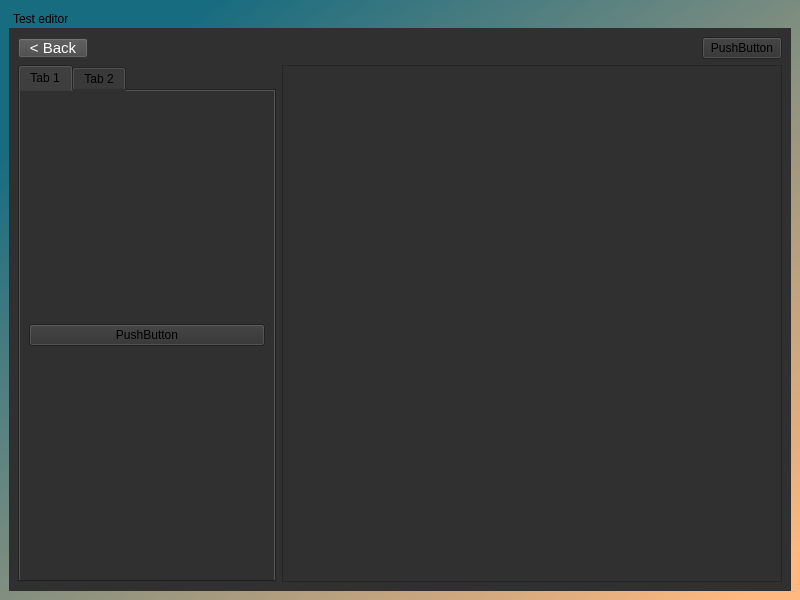
<?xml version="1.0" encoding="UTF-8"?>
<ui version="4.0">
 <class>StackedWidget</class>
 <widget class="QStackedWidget" name="StackedWidget">
  <property name="geometry">
   <rect>
    <x>0</x>
    <y>0</y>
    <width>800</width>
    <height>600</height>
   </rect>
  </property>
  <property name="sizePolicy">
   <sizepolicy hsizetype="Preferred" vsizetype="Expanding">
    <horstretch>0</horstretch>
    <verstretch>0</verstretch>
   </sizepolicy>
  </property>
  <property name="minimumSize">
   <size>
    <width>800</width>
    <height>600</height>
   </size>
  </property>
  <property name="windowTitle">
   <string>StackedWidget</string>
  </property>
  <property name="styleSheet">
   <string notr="true">background-color: qlineargradient(spread:pad, x1:0.03, y1:0.063, x2:0.921182, y2:1, stop:0.0935961 rgba(24, 108, 128, 255), stop:1 rgba(255, 184, 127, 255));</string>
  </property>
  <property name="currentIndex">
   <number>1</number>
  </property>
  <widget class="QWidget" name="page_1">
   <property name="sizePolicy">
    <sizepolicy hsizetype="Preferred" vsizetype="Preferred">
     <horstretch>0</horstretch>
     <verstretch>0</verstretch>
    </sizepolicy>
   </property>
   <property name="minimumSize">
    <size>
     <width>800</width>
     <height>600</height>
    </size>
   </property>
   <property name="mouseTracking">
    <bool>false</bool>
   </property>
   <property name="autoFillBackground">
    <bool>false</bool>
   </property>
   <layout class="QHBoxLayout" name="horizontalLayout">
    <property name="rightMargin">
     <number>12</number>
    </property>
    <item>
     <spacer name="horizontalSpacer_2">
      <property name="orientation">
       <enum>Qt::Horizontal</enum>
      </property>
      <property name="sizeHint" stdset="0">
       <size>
        <width>40</width>
        <height>20</height>
       </size>
      </property>
     </spacer>
    </item>
    <item>
     <widget class="QPushButton" name="teacher_button">
      <property name="minimumSize">
       <size>
        <width>320</width>
        <height>160</height>
       </size>
      </property>
      <property name="maximumSize">
       <size>
        <width>16777215</width>
        <height>200</height>
       </size>
      </property>
      <property name="styleSheet">
       <string notr="true">background-color: qlineargradient(spread:pad, x1:0, y1:0, x2:0.980296, y2:0.972, stop:0 rgba(33, 33, 33, 255), stop:1 rgba(93, 82, 120, 255));
background-color: rgb(70, 70, 70);
color: white</string>
      </property>
      <property name="text">
       <string>Create/edit tests</string>
      </property>
     </widget>
    </item>
    <item>
     <spacer name="horizontalSpacer">
      <property name="orientation">
       <enum>Qt::Horizontal</enum>
      </property>
      <property name="sizeType">
       <enum>QSizePolicy::Fixed</enum>
      </property>
      <property name="sizeHint" stdset="0">
       <size>
        <width>40</width>
        <height>20</height>
       </size>
      </property>
     </spacer>
    </item>
    <item>
     <widget class="QPushButton" name="student_button">
      <property name="sizePolicy">
       <sizepolicy hsizetype="Minimum" vsizetype="Fixed">
        <horstretch>0</horstretch>
        <verstretch>0</verstretch>
       </sizepolicy>
      </property>
      <property name="minimumSize">
       <size>
        <width>320</width>
        <height>160</height>
       </size>
      </property>
      <property name="maximumSize">
       <size>
        <width>16777215</width>
        <height>200</height>
       </size>
      </property>
      <property name="baseSize">
       <size>
        <width>320</width>
        <height>160</height>
       </size>
      </property>
      <property name="styleSheet">
       <string notr="true">background-color: qlineargradient(spread:pad, x1:0, y1:0, x2:1, y2:0, stop:0 rgba(206, 235, 106, 255), stop:1 rgba(255, 86, 86, 255));
background-color: rgb(70, 70, 70);
color: white</string>
      </property>
      <property name="text">
       <string>Take a test</string>
      </property>
     </widget>
    </item>
    <item>
     <spacer name="horizontalSpacer_3">
      <property name="orientation">
       <enum>Qt::Horizontal</enum>
      </property>
      <property name="sizeHint" stdset="0">
       <size>
        <width>40</width>
        <height>20</height>
       </size>
      </property>
     </spacer>
    </item>
   </layout>
  </widget>
  <widget class="QWidget" name="test_editor">
   <layout class="QHBoxLayout" name="horizontalLayout_2">
    <item>
     <widget class="QDockWidget" name="dockWidget">
      <property name="styleSheet">
       <string notr="true">background-color: rgb(48, 48, 48);
</string>
      </property>
      <property name="features">
       <set>QDockWidget::NoDockWidgetFeatures</set>
      </property>
      <property name="windowTitle">
       <string>Test editor</string>
      </property>
      <widget class="QWidget" name="dockWidgetContents">
       <layout class="QGridLayout" name="gridLayout_2">
        <item row="1" column="0">
         <widget class="QTabWidget" name="tabWidget">
          <property name="minimumSize">
           <size>
            <width>200</width>
            <height>0</height>
           </size>
          </property>
          <property name="maximumSize">
           <size>
            <width>300</width>
            <height>16777215</height>
           </size>
          </property>
          <property name="currentIndex">
           <number>0</number>
          </property>
          <widget class="QWidget" name="tab">
           <attribute name="title">
            <string>Tab 1</string>
           </attribute>
           <layout class="QGridLayout" name="gridLayout_3">
            <item row="0" column="0">
             <widget class="QPushButton" name="addSingleButton">
              <property name="text">
               <string>PushButton</string>
              </property>
             </widget>
            </item>
           </layout>
          </widget>
          <widget class="QWidget" name="tab_2">
           <attribute name="title">
            <string>Tab 2</string>
           </attribute>
          </widget>
         </widget>
        </item>
        <item row="1" column="1">
         <widget class="QScrollArea" name="scrollArea">
          <property name="minimumSize">
           <size>
            <width>500</width>
            <height>0</height>
           </size>
          </property>
          <property name="widgetResizable">
           <bool>true</bool>
          </property>
          <widget class="QWidget" name="scrollAreaWidgetContents">
           <property name="geometry">
            <rect>
             <x>0</x>
             <y>0</y>
             <width>498</width>
             <height>480</height>
            </rect>
           </property>
           <layout class="QVBoxLayout" name="verticalLayout">
            <item>
             <layout class="QVBoxLayout" name="test_area"/>
            </item>
           </layout>
          </widget>
         </widget>
        </item>
        <item row="0" column="0" colspan="2">
         <layout class="QHBoxLayout" name="horizontalLayout_5">
          <item>
           <widget class="QPushButton" name="back_button_editor">
            <property name="maximumSize">
             <size>
              <width>70</width>
              <height>20</height>
             </size>
            </property>
            <property name="font">
             <font>
              <pointsize>11</pointsize>
             </font>
            </property>
            <property name="styleSheet">
             <string notr="true">color: rgb(255, 255, 255);
background-color: rgb(70, 70, 70);</string>
            </property>
            <property name="text">
             <string>&lt; Back</string>
            </property>
           </widget>
          </item>
          <item>
           <spacer name="horizontalSpacer_4">
            <property name="orientation">
             <enum>Qt::Horizontal</enum>
            </property>
            <property name="sizeHint" stdset="0">
             <size>
              <width>40</width>
              <height>20</height>
             </size>
            </property>
           </spacer>
          </item>
          <item>
           <widget class="QPushButton" name="pushButton_2">
            <property name="text">
             <string>PushButton</string>
            </property>
           </widget>
          </item>
         </layout>
        </item>
       </layout>
      </widget>
     </widget>
    </item>
   </layout>
  </widget>
  <widget class="QWidget" name="student_registration">
   <layout class="QGridLayout" name="gridLayout">
    <item row="0" column="0">
     <widget class="QWidget" name="widget" native="true">
      <property name="maximumSize">
       <size>
        <width>400</width>
        <height>260</height>
       </size>
      </property>
      <property name="styleSheet">
       <string notr="true">background-color: rgb(48, 48, 48);</string>
      </property>
      <widget class="QLabel" name="name_label">
       <property name="geometry">
        <rect>
         <x>100</x>
         <y>40</y>
         <width>201</width>
         <height>31</height>
        </rect>
       </property>
       <property name="styleSheet">
        <string notr="true">color: rgb(255, 255, 255);</string>
       </property>
       <property name="text">
        <string>Name:</string>
       </property>
      </widget>
      <widget class="QTextEdit" name="textEdit_name">
       <property name="geometry">
        <rect>
         <x>100</x>
         <y>70</y>
         <width>200</width>
         <height>30</height>
        </rect>
       </property>
       <property name="font">
        <font>
         <family>Impact</family>
         <pointsize>15</pointsize>
        </font>
       </property>
       <property name="styleSheet">
        <string notr="true">background-color: rgb(97, 97, 97);
color: rgb(255, 255, 255);</string>
       </property>
       <property name="placeholderText">
        <string notr="true"/>
       </property>
      </widget>
      <widget class="QLabel" name="connection_label">
       <property name="geometry">
        <rect>
         <x>100</x>
         <y>130</y>
         <width>201</width>
         <height>31</height>
        </rect>
       </property>
       <property name="styleSheet">
        <string notr="true">color: rgb(255, 255, 255);</string>
       </property>
       <property name="text">
        <string>Connection ID:</string>
       </property>
      </widget>
      <widget class="QTextEdit" name="textEdit_conn">
       <property name="geometry">
        <rect>
         <x>100</x>
         <y>160</y>
         <width>200</width>
         <height>30</height>
        </rect>
       </property>
       <property name="font">
        <font>
         <family>Impact</family>
         <pointsize>15</pointsize>
        </font>
       </property>
       <property name="styleSheet">
        <string notr="true">background-color: rgb(97, 97, 97);
color: rgb(255, 255, 255);</string>
       </property>
      </widget>
      <widget class="QPushButton" name="submit_button">
       <property name="geometry">
        <rect>
         <x>140</x>
         <y>210</y>
         <width>113</width>
         <height>32</height>
        </rect>
       </property>
       <property name="styleSheet">
        <string notr="true">color: rgb(255, 255, 255);
background-color: rgb(70, 70, 70);</string>
       </property>
       <property name="text">
        <string>Submit</string>
       </property>
      </widget>
      <widget class="QPushButton" name="back_button_student">
       <property name="geometry">
        <rect>
         <x>10</x>
         <y>10</y>
         <width>70</width>
         <height>20</height>
        </rect>
       </property>
       <property name="font">
        <font>
         <pointsize>11</pointsize>
        </font>
       </property>
       <property name="styleSheet">
        <string notr="true">color: rgb(255, 255, 255);
background-color: rgb(70, 70, 70);</string>
       </property>
       <property name="text">
        <string>&lt; Back</string>
       </property>
      </widget>
      <widget class="QLabel" name="name_descriptor">
       <property name="geometry">
        <rect>
         <x>100</x>
         <y>100</y>
         <width>201</width>
         <height>31</height>
        </rect>
       </property>
       <property name="font">
        <font>
         <pointsize>9</pointsize>
        </font>
       </property>
       <property name="styleSheet">
        <string notr="true">color: rgb(255, 255, 255);</string>
       </property>
       <property name="text">
        <string>Must insclude only latin letters and be
between 2 and 25 characters</string>
       </property>
      </widget>
     </widget>
    </item>
   </layout>
  </widget>
 </widget>
 <resources/>
 <connections/>
</ui>
